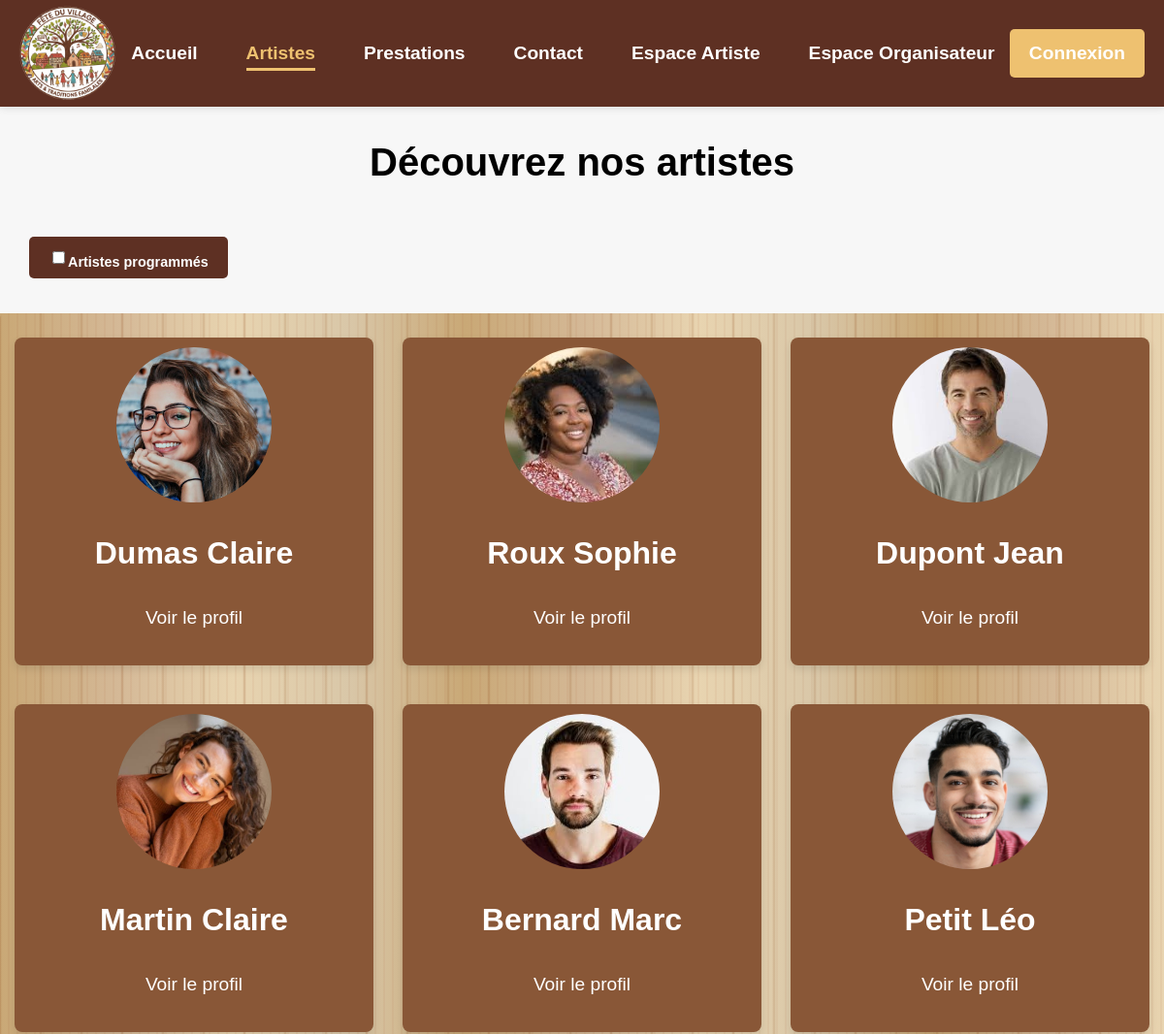
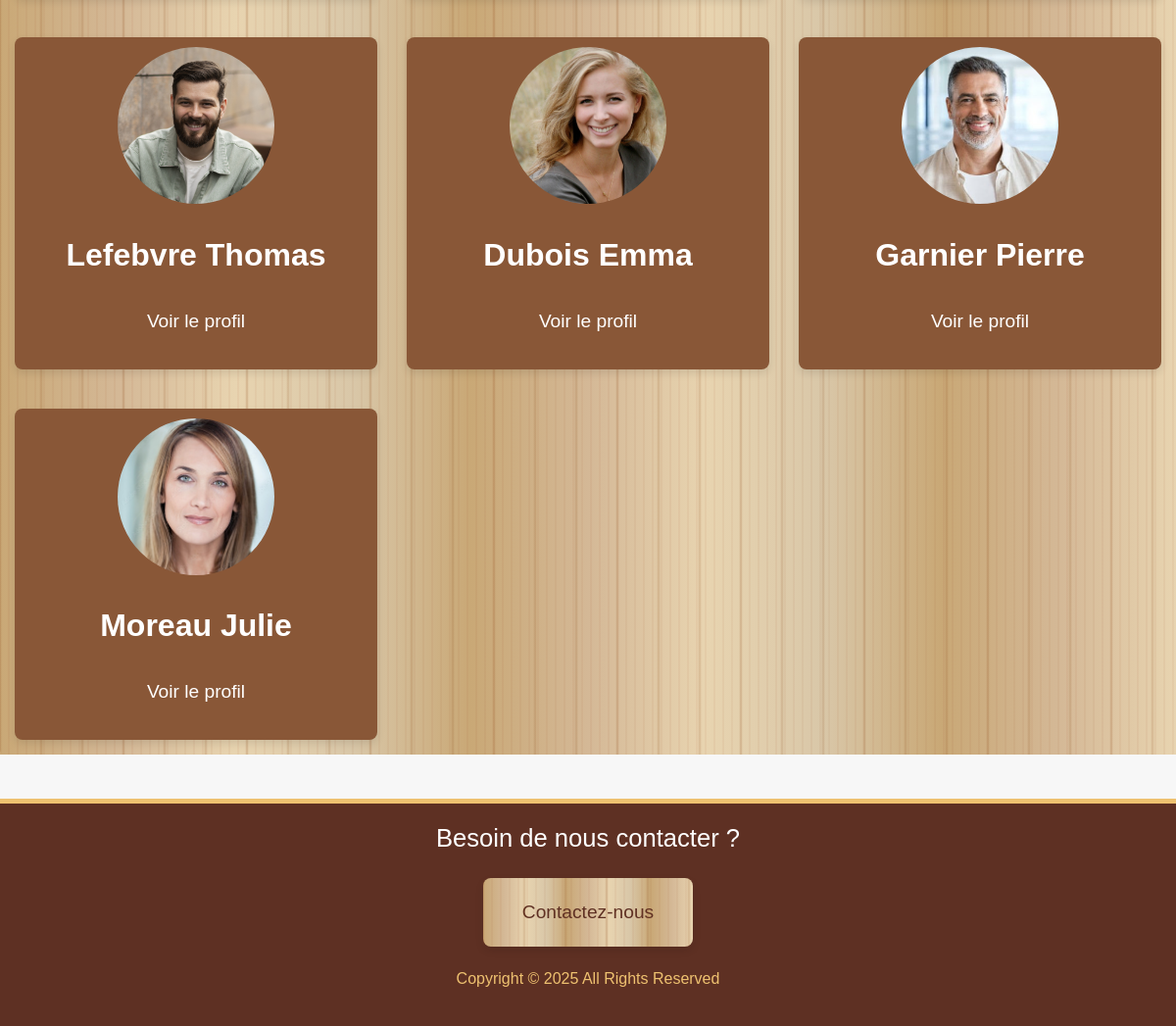
Screenshot of /app/Model/artistes.php with the database file from the repository (2 pictures, top to bottom).
### tables this page shows
CREATE TABLE `utilisateur` (
  `uid` int(11) NOT NULL,
  `nom` varchar(255) NOT NULL,
  `prenom` varchar(255) NOT NULL,
  `nom_artiste` varchar(255) DEFAULT NULL,
  `email` varchar(255) NOT NULL,
  `mot_passe_hashe` varchar(255) NOT NULL,
  `photo` varchar(255) DEFAULT NULL,
  `description` text DEFAULT NULL,
  `est_organisateur` tinyint(1) DEFAULT 0
);

### app/View/fonctions_utiles.php (called while the page is built, shortened)
<?php
function obtenirImage($image_db, $type = 'activite') {
    $image = trim($image_db);
    if (!empty($image)) {
        return $image;
    }
}
    ?>

### app/Model/artistes.php (the view, shortened to what this page needs)
<?php
require_once __DIR__ . '/../../assets/config/db.php';
require_once __DIR__ . '/../View/fonctions_utiles.php';
include('../View/header.php');
$sql = "SELECT uid, nom, prenom, nom_artiste, photo FROM Utilisateur WHERE est_organisateur = 0";
$sql .= " ORDER BY nom_artiste ASC";
$stmt = $pdo->query($sql);
$artistes = $stmt->fetchAll();
?>
<!DOCTYPE html>
<html lang="fr">
<head>
  <link rel="stylesheet" href="<?php echo BASE_URL; ?>/assets/css/new.css" />
</head>
<body>
  <main>
    <section>
      <h1>D&eacute;couvrez nos artistes</h1>
      <div class="blockInfo flexStart container-fluid">
        <form method="GET" action="artistes.php" class="filtreArtistes flexWrap">
            <input type="checkbox" name="filtreActif" id="filtreActif" value="1" onchange="this.form.submit()" <?= isset($_GET['filtreActif']) ? 'checked' : '' ?> />
            <label for="filtreActif">Artistes programm&eacute;s</label>
        </form>
      </div>
      <div class="decouverte fondDesign container-fluid displayGrid">
        <?php foreach ($artistes as $a): ?>
          <a href="./profil_Artiste.php?id=<?= $a['uid'] ?>">
            <article class="img-circle card-brun translateY-card">
              <img src="../../assets/images/Artiste/<?= obtenirImage($a['photo'], 'artiste') ?>"
                   alt="Photo de <?= htmlspecialchars($a['nom_artiste']) ?>" />
              <h2><?= htmlspecialchars($a['nom'] . ' ' . $a['prenom']) ?></h2>
              <ul class="card_info">
                <li>Voir le profil</li>
              </ul>
            </article>
          </a>
        <?php endforeach; ?>
      </div>
    </section>
  </main>
  <?php include('../View/footer.php'); ?>
</body>
</html>

### app/View/header.php (shortened to what this page needs)
<?php
$current_page = basename($_SERVER['PHP_SELF']);
?>
<header>
  <nav>
    <div class="logo">
      <img src="<?php echo BASE_URL; ?>assets/images/Logo/logo.png" alt="Logo Arts & Traditions">
    </div>
    <ul class="navigation">
       <li><a href="<?php echo BASE_URL; ?>index.php" class="<?= ($current_page == 'index.php') ? 'active' : ''; ?>">Accueil</a></li>
       <li><a href="<?php echo BASE_URL; ?>app/Model/artistes.php" class="<?= ($current_page == 'artistes.php') ? 'active' : ''; ?>">Artistes</a></li>
       <li><a href="<?php echo BASE_URL; ?>app/Model/prestations.php" class="<?= ($current_page == 'prestations.php') ? 'active' : ''; ?>">Prestations</a></li>
       <li><a href="<?php echo BASE_URL; ?>app/Model/contact.php" class="<?= ($current_page == 'contact.php') ? 'active' : ''; ?>">Contact</a></li>
       <li><a href="<?php echo BASE_URL; ?>app/Model/partiePrive/dashboard_artiste.php">Espace Artiste</a></li>
       <li><a href="<?php echo BASE_URL; ?>app/Model/partiePrive/dashboard_organisateur.php">Espace Organisateur</a></li>
   </ul>
    <ul class="nav-connexion">
       <li><a href="<?php echo BASE_URL; ?>app/Model/connexion.php">Connexion</a></li>
    </ul>
  </nav>
</header>

### app/View/footer.php (shortened to what this page needs)
<footer>
  <p>Besoin de nous contacter ?</p>
  <a href="<?php echo BASE_URL; ?>app/Model/contact.php" class="fondDesign translateY-card">Contactez-nous</a>
  <p id="copyright">Copyright © 2025 All Rights Reserved</p>
</footer>

### assets/css/new.css (style rules this page uses)
:root { --couleur-primaire: #5e3023; --couleur-secondaire: #895737; --couleur-accent: #eec170; --couleur-fond-clair: #dab49d; --max-width-content: 1200px; --border-radius: 8px; --transition-speed: 0.3s; --shadow-light: 0 2px 8px rgba(0, 0, 0, 0.1); --shadow-medium: 0 4px 8px rgba(0, 0, 0, 0.1); --shadow-heavy: 0 10px 25px rgba(0, 0, 0, 0.2); }
h1, h2, h3, nav ul li a { font-family: 'MaSuperPolice', sans-serif; }
h1 { font-size: clamp(1.8rem, 4vw, 2.5rem); text-align: center; margin: 0; padding: 25px; }
h2 { font-size: clamp(1.5rem, 3vw, 2rem); }
* { box-sizing: border-box; }
html, body { height: 100%; margin: 0; }
body { padding: 0; font-family: Arial, sans-serif; min-height: 100vh; background-color: #f7f7f7; line-height: 1.6; display: flex; flex-direction: column; }
main { flex: 1; }
p { margin: 5px; }
a { text-decoration: none; color: inherit; z-index: 1; }
ul { list-style: none; padding: 0; margin: 0; }
img { max-width: 100%; height: auto; display: block; object-fit: cover; margin: 0 auto; }
.fondDesign { background: linear-gradient(90deg, #C9A876 0%, #D4B896 10%, #E8D4B0 20%, #D9C7A8 30%, #C9A876 40%, #D4B896 50%, #E8D4B0 60%, #D9C7A8 70%, #C9A876 80%, #D4B896 90%, #E8D4B0 100%); position: relative; z-index: 0; }
.fondDesign::before { content: ''; position: absolute; top: 0; left: 0; right: 0; bottom: 0; background-image: repeating-linear-gradient(90deg, rgba(139, 69, 19, 0.3) 0px, transparent 2px, transparent 40px, rgba(139, 69, 19, 0.3) 42px), repeating-linear-gradient(90deg, rgba(160, 82, 45, 0.2) 0px, transparent 1px, transparent 8px, rgba(160, 82, 45, 0.2) 9px); opacity: 0.6; pointer-events: none; border-radius: 5px; z-index: 0; }
.flexWrap { display: flex; flex-wrap: wrap; align-items: center; }
.flexStart { display: flex; flex-direction: column; align-items: flex-start; }
.displayGrid { display: grid; grid-template-columns: repeat(auto-fit, minmax(280px, 1fr)); }
.container-fluid { width: 100%; max-width: var(--max-width-content); text-align: center; }
.translateY-card { border-radius: var(--border-radius); transition: transform var(--transition-speed), box-shadow var(--transition-speed); box-shadow: var(--shadow-medium); }
.card-brun { background-color: var(--couleur-secondaire); border-radius: var(--border-radius); color: white; padding: 10px 0 30px 0; margin-top: 10px; }
.card_info { list-style: none; padding: 0; margin-top: 0.5rem; }
.card_info li { font-size: 1.2em; margin-bottom: 0.2rem; }
header { background-color: var(--couleur-primaire); box-shadow: var(--shadow-light); position: sticky; top: 0; z-index: 100; }
nav { display: flex; align-items: center; justify-content: space-between; min-height: 110px; padding: 0 20px; }
.navigation { display: flex; align-items: center; gap: 50px; }
.logo { width: 100px; height: auto; }
nav ul { display: flex; gap: 30px; }
nav ul li a { color: white; font-weight: 600; font-size: 1.2rem; transition: color var(--transition-speed); padding: 5px 0; position: relative; }
nav ul li a::after { content: ''; position: absolute; bottom: -3px; left: 0; width: 0; height: 3px; background-color: white; transition: width var(--transition-speed); }
nav ul li a.active { color: var(--couleur-accent); }
nav ul li a.active::after { width: 100%; background-color: var(--couleur-accent); }
.nav-connexion { padding: 10px 20px; border-radius: 5px; background-color: var(--couleur-accent); color: var(--couleur-primaire); font-weight: 600; transition: all var(--transition-speed); }
footer { background-color: var(--couleur-primaire); border-top: 5px solid var(--couleur-accent); padding: 15px; text-align: center; margin-top: 25px; }
footer p { color: white; font-size: 1.6rem; margin: 0 0 20px; }
footer a { color: var(--couleur-primaire); padding: 20px 40px; display: inline-block; font-size: 1.2rem; }
#copyright { color: var(--couleur-accent); font-size: 1rem; margin-top: 20px; }
.blockInfo { padding: 0 30px; margin: 20px auto 0; }
.filtreArtistes { background-color: var(--couleur-primaire); color: white; padding: 12px 20px; border-radius: 5px; font-weight: 600; }
.decouverte { gap: 30px; margin: 20px auto; padding: 15px; }
.img-circle img { width: 10rem; border-radius: 50%; }
label { font-weight: bold; margin: 0; display: block; margin-bottom: -10px; font-size: 0.9rem; }
input[type="checkbox"] { width: auto; cursor: pointer; }
::placeholder { color: #aaa; font-style: italic; }

### rows the page displays
utilisateur: photo (picture), nom+prenom "Dumas Claire"
utilisateur: photo (picture), nom+prenom "Roux Sophie"
utilisateur: photo (picture), nom+prenom "Dupont Jean"
utilisateur: photo (picture), nom+prenom "Martin Claire"
utilisateur: photo (picture), nom+prenom "Bernard Marc"
utilisateur: photo (picture), nom+prenom "Petit Léo"
utilisateur: photo (picture), nom+prenom "Lefebvre Thomas"
utilisateur: photo (picture), nom+prenom "Dubois Emma"
utilisateur: photo (picture), nom+prenom "Garnier Pierre"
utilisateur: photo (picture), nom+prenom "Moreau Julie"
